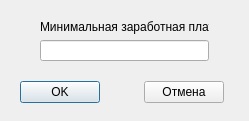
<?xml version="1.0" encoding="UTF-8"?>
<ui version="4.0">
 <class>MinimalZPForm</class>
 <widget class="QDialog" name="MinimalZPForm">
  <property name="geometry">
   <rect>
    <x>0</x>
    <y>0</y>
    <width>249</width>
    <height>121</height>
   </rect>
  </property>
  <property name="windowTitle">
   <string>Минимальная ЗП</string>
  </property>
  <widget class="QWidget" name="layoutWidget">
   <property name="geometry">
    <rect>
     <x>40</x>
     <y>20</y>
     <width>169</width>
     <height>41</height>
    </rect>
   </property>
   <layout class="QVBoxLayout" name="verticalLayout">
    <item>
     <widget class="QLabel" name="label">
      <property name="text">
       <string>Минимальная заработная плата:</string>
      </property>
     </widget>
    </item>
    <item>
     <widget class="QLineEdit" name="lineEdit"/>
    </item>
   </layout>
  </widget>
  <widget class="QWidget" name="layoutWidget">
   <property name="geometry">
    <rect>
     <x>20</x>
     <y>80</y>
     <width>204</width>
     <height>25</height>
    </rect>
   </property>
   <layout class="QHBoxLayout" name="horizontalLayout">
    <item>
     <widget class="QPushButton" name="pushButton">
      <property name="text">
       <string>OK</string>
      </property>
     </widget>
    </item>
    <item>
     <spacer name="horizontalSpacer">
      <property name="orientation">
       <enum>Qt::Horizontal</enum>
      </property>
      <property name="sizeType">
       <enum>QSizePolicy::Expanding</enum>
      </property>
      <property name="sizeHint" stdset="0">
       <size>
        <width>40</width>
        <height>20</height>
       </size>
      </property>
     </spacer>
    </item>
    <item>
     <widget class="QPushButton" name="pushButton_2">
      <property name="text">
       <string>Отмена</string>
      </property>
     </widget>
    </item>
   </layout>
  </widget>
 </widget>
 <resources/>
 <connections/>
</ui>
